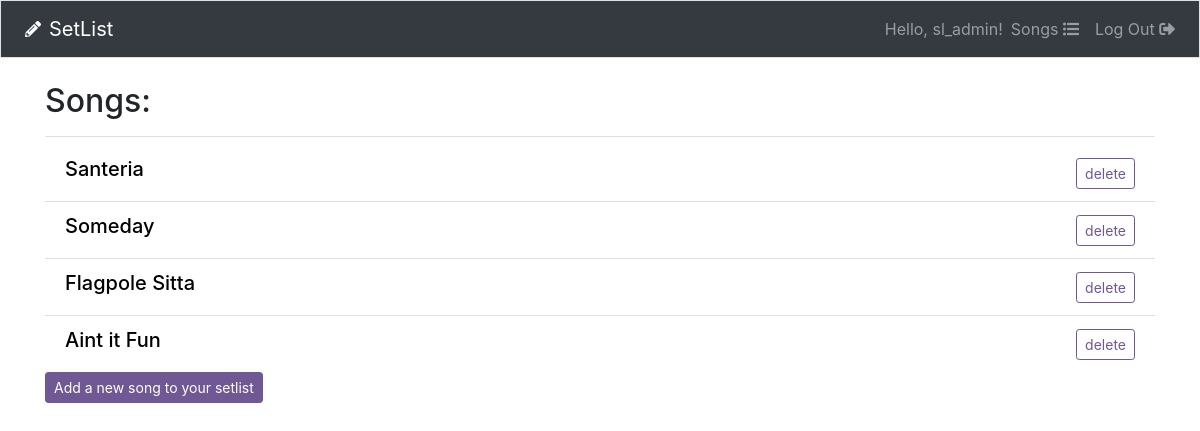
Screenshot of /songs/ (signed in) with the database file from the repository.
### setlist/models.py (models this page shows)
class Song(models.Model):
    text = models.CharField(max_length=200)
    owner = models.ForeignKey(User, on_delete=models.CASCADE)
    def __str__(self):
        return self.text

### setlist/views.py (the view)
# urls.py: path('songs/', views.songs, name='songs'),
@login_required
def songs(request):
    songs = Song.objects.filter(owner=request.user)
    context = {'songs': songs}
    return render(request, 'setlist/songs.html', context)

### setlist/templates/setlist/songs.html
{% extends 'setlist/base.html' %}
{% block page_header %}
  <h2>Songs:</h2>
{% endblock page_header %}
{% block content %}
<ul class="list-group list-group-flush">
  {% for song in songs %}
    <li class="list-group-item d-flex justify-content-between
    align-items-center"><h5>
      <a style="color:#000000;" href="{% url 'setlist:song' song.id %}">
      {{ song }}</a>
    </h5>
    <a class="btn btn-sm btn-outline-danger" style="border-color:#6F5894;
    color:#6F5894;" href="{% url 'setlist:delete_song' song.id %}">delete
    </a></li>
  {% empty %}
    <li class="list-group-item"><h5>No songs have been added yet.</h5></li>
  {% endfor %}
</ul>
  <a class="btn btn-sm btn-primary" style="background-color:#6F5894;
    border-color:#6F5894"
    href="{% url 'setlist:new_song' %}">Add a new song to your setlist
    </a>
{% endblock content %}

### setlist/templates/setlist/base.html (shortened to what this page needs)
{% load bootstrap4 %}
<!doctype html>
<html lang="en">
<head>
  {% bootstrap_css %}
  <link rel="stylesheet"
    href="https://use.fontawesome.com/releases/v5.7.0/css/all.css"
    integrity=
    "sha384-lZN37f5QGtY3VHgisS14W3ExzMWZxybE1SJSEsQp9S+oqd12jhcu+A56Ebc1zFSJ"
>
</head>
<body>
  <nav class="navbar navbar-expand-md navbar-dark bg-dark mb-4 border">
    <i class="fas fa-pencil-alt px-2" style="color:white"></i>
    <a class="navbar-brand" href="{% url 'setlist:index' %}">
      SetList
    </a>
    <div class="collapse navbar-collapse" id= "navbarCollapse">
      <ul class="navbar-nav ml-auto">
        {% if user.is_authenticated %}
          <li class="nav-item">
            <span class="navbar-text">
              Hello, {{ user.username }}!</span>
          </li>
          <li class="nav-item">
          <a class="nav-link" href="{% url 'setlist:songs' %}">
              Songs <i class="fas fa-list-ul" style="color:lt-grey">
              </i></a></li>
          <li class="nav-item">
            <a class="nav-link" href="{% url 'users:logout' %}">Log Out
            <i class="fas fa-sign-out-alt" style="color:lt-grey"></i></a>
          </li>
        {% endif %}
      </ul>
    </div>
  </nav>
  <main role="main" class="container">
    <div class="pb-2 mb-2 border-bottom">
      {% block page_header %}{% endblock page_header %}
    </div>
    <div>
      {% block content %}{% endblock content %}
    </div>
  </main>
</body>
</html>

### rows the page displays
Song: text "Santeria"
Song: text "Someday"
Song: text "Flagpole Sitta"
Song: text "Aint it Fun"

### other values shown
{{ user.username }} "sl_admin"
